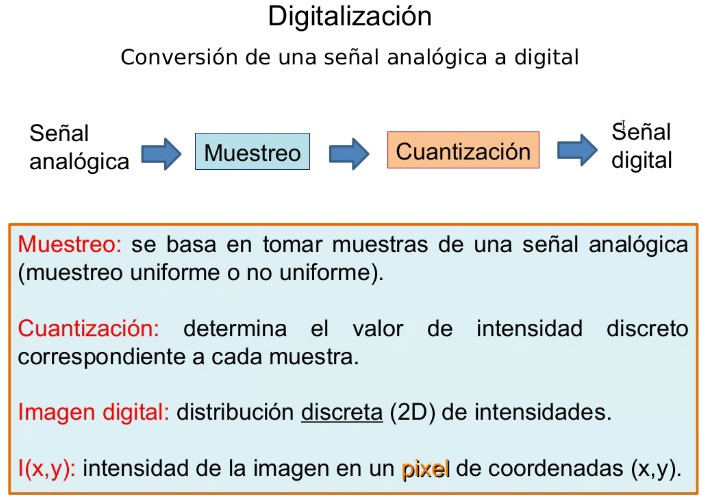
#> input picture Unidad 1/img/1.jpg, 708 x 500 px
$ python ej4.py
#> lines starting #> are read from the running program, lines starting #| are printed output that depends on the picture
# 4) Modifique el tamaño del kernel, aplique cada filtro a una imagen y vea que sucede al
# modificar la dimensión del filtro. Pruebe con kernels impares.

# Abra una imagen y aplíquele diferentes tipos de filtros pasa bajos. Visualice el resultado
# y observe qué ocurre cuando se modifican los coeficientes (kernel 3x3)

import cv2
import math
import matplotlib.pyplot as plt
import numpy as np
import tkinter as tk
from tkinter import filedialog


def file_read():
    '''
    Abro una ventana Tkinter y obtengo path de la imagen
    '''
    file_path = filedialog.askopenfilename()
#> the answer given: ../../Unidad 1/img/1.jpg
    return file_path


def high_pass_filtering(image, radius, n):
    """
    High pass filter function
    :param image: input image
    :param radius: radius
    :param n: ButterWorth filter order
    :return: filtering result
    """
    # Fourier transform the image, fft is a three-dimensional array, fft[:, :, 0] is the real part, fft[:, :, 1] is the imaginary part
    fft = cv2.dft(np.float32(image), flags=cv2.DFT_COMPLEX_OUTPUT)
    # Centralize fft, the generated dshift is still a three-dimensional array
    dshift = np.fft.fftshift(fft)

    # Get the center pixel
    rows, cols = image.shape[:2]
    mid_row, mid_col = int(rows / 2), int(cols / 2)

    # Build ButterWorth high-pass filter mask
    mask = np.zeros((rows, cols, 2), np.float32)
    for i in range(0, rows):
        for j in range(0, cols):
            # Calculate the distance from (i, j) to the center
            d = math.sqrt(pow(i - mid_row, 2) + pow(j - mid_col, 2))
            try:
                mask[i, j, 0] = mask[i, j, 1] = 1 / (1 + pow(radius / d, 2*n))
            except ZeroDivisionError:
                mask[i, j, 0] = mask[i, j, 1] = 0
    # Multiply the Fourier transform result by a mask
    fft_filtering = dshift * mask
    # Inverse Fourier transform
    ishift = np.fft.ifftshift(fft_filtering)
    image_filtering = cv2.idft(ishift)
    image_filtering = cv2.magnitude(image_filtering[:, :, 0], image_filtering[:, :, 1])
    # Normalize the inverse transform results (generally normalize the last step of image processing, except in special cases)
    cv2.normalize(image_filtering, image_filtering, 0, 1, cv2.NORM_MINMAX)
    return image_filtering


def low_pass_filtering(image, radius):
    '''
    Low pass filter function
    :param image: input image
    :param radius: radius
    :return: filtering result
    '''
    # Fourier transform the image, fft is a three-dimensional array, fft[:, :, 0] is the real part, fft[:, :, 1] is the imaginary part
    fft = cv2.dft(np.float32(image), flags=cv2.DFT_COMPLEX_OUTPUT)
    # Centralize fft, the generated dshift is still a three-dimensional array
    dshift = np.fft.fftshift(fft)

    # Get the center pixel
    rows, cols = image.shape[:2]
    mid_row, mid_col = int(rows / 2), int(cols / 2)

    # Build mask, 256 bits, two channels
    mask = np.zeros((rows, cols, 2), np.float32)
    mask[mid_row - radius:mid_row + radius, mid_col - radius:mid_col + radius] = 1

    # Multiply the Fourier transform result by a mask
    fft_filtering = dshift * mask
    # Inverse Fourier transform
    ishift = np.fft.ifftshift(fft_filtering)
    image_filtering = cv2.idft(ishift)
    image_filtering = cv2.magnitude(image_filtering[:, :, 0], image_filtering[:, :, 1])
    # Normalize the inverse transform results (generally normalize the last step of image processing, except in special cases)
    cv2.normalize(image_filtering, image_filtering, 0, 1, cv2.NORM_MINMAX)
    return image_filtering

def ploteo(original, result1, result2):
    fig, axes = plt.subplots(ncols=3, nrows=1, figsize=(10, 2.5))
    ax = axes.ravel()
    ax[0] = plt.subplot(131) # Imagen original
    ax[1] = plt.subplot(132) # Imagen LF
    ax[2] = plt.subplot(133) # Imagen HF

    ax[0].imshow(original, 'gray')
    ax[0].set_title('Original')

    ax[1].imshow(result1, 'gray')
    ax[1].set_title('Filtro pasa bajos')

    ax[2].imshow(result2, 'gray')
    ax[2].set_title('Filtro pasa altos')

# Inicio Tkinter
root = tk.Tk()
root.withdraw()

try:
    image = cv2.imread(file_read(), 0)
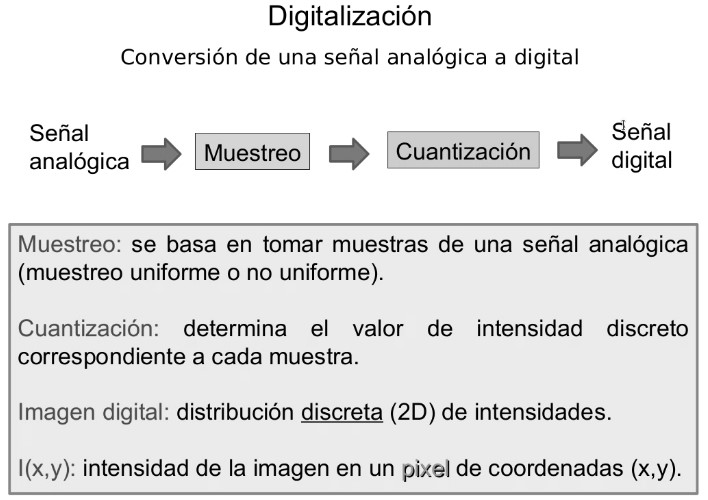
#> image: shape (500, 708); min 0, max 255, mean 226.7
    img_lf_filter = low_pass_filtering(image=image, radius=30)
#> in low_pass_filtering, `image_filtering = cv2.magnitude(image_filtering[:, :, 0], image_filter..`:
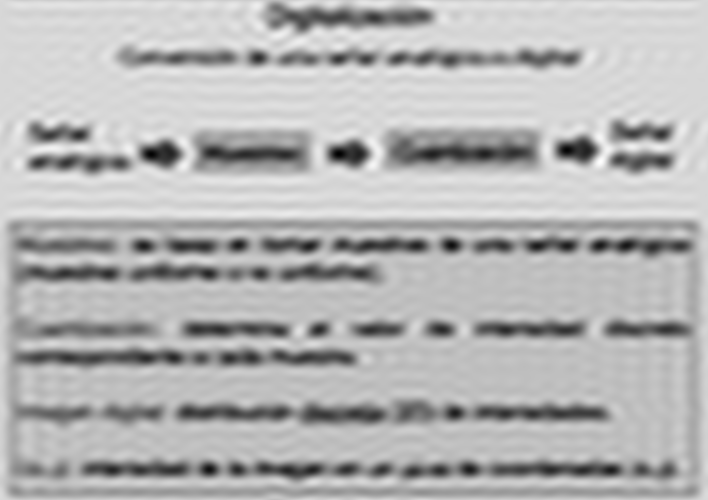
#> image_filtering: shape (500, 708) float32; min 27330468, max 101838584, mean 80262784; drawn with min black and max white
    img_hf_filter = high_pass_filtering(image=image, radius=30, n=5)
#> in high_pass_filtering, `image_filtering = cv2.magnitude(image_filtering[:, :, 0], image_filter..`:
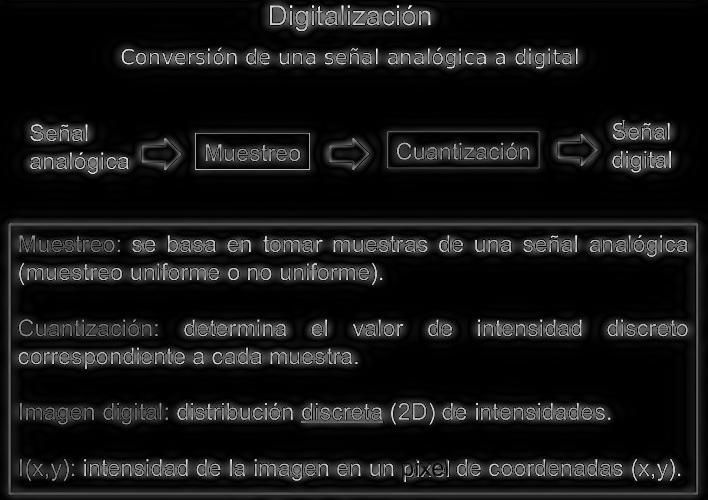
#> image_filtering: shape (500, 708) float32; min 0.936, max 82543960, mean 7040292.5; drawn with min black and max white
    ploteo(original=image, result1=img_lf_filter, result2=img_hf_filter)
    plt.show()
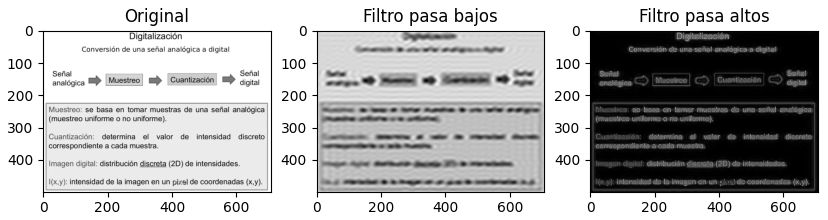
#> figure drawn by matplotlib, 3 panels

except:
    print('Fin del codigo')

root.destroy()

$ run again, on Unidad 1/img/3.jpg
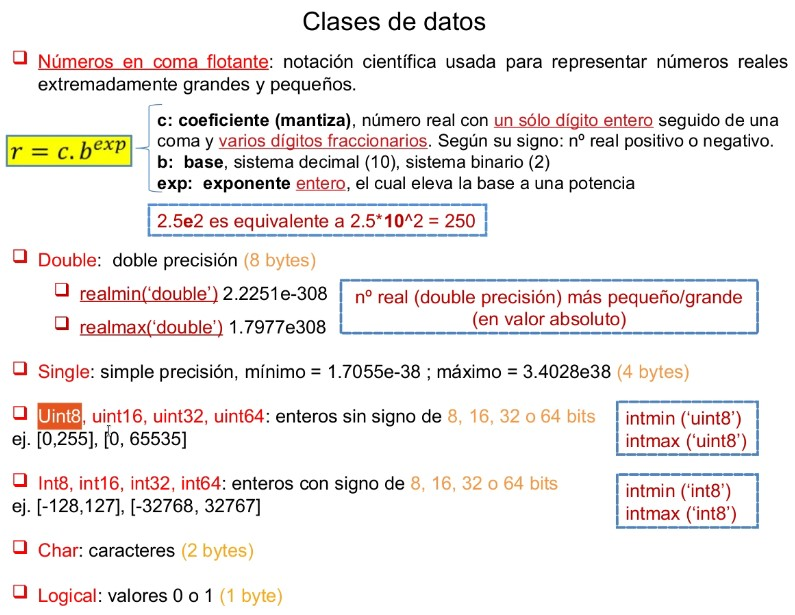
#> input picture Unidad 1/img/3.jpg, 795 x 615 px
#> in high_pass_filtering, `image_filtering = cv2.magnitude(image_filtering[:, :, 0], image_filter..`:
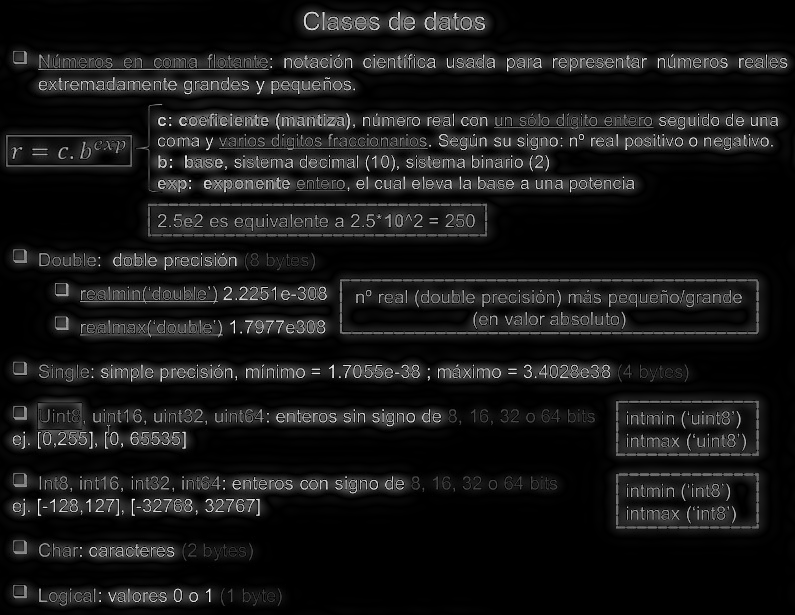
#> image_filtering: shape (615, 795) float32; min 0.544, max 117976792, mean 10406134; drawn with min black and max white
#> `plt.show()`:
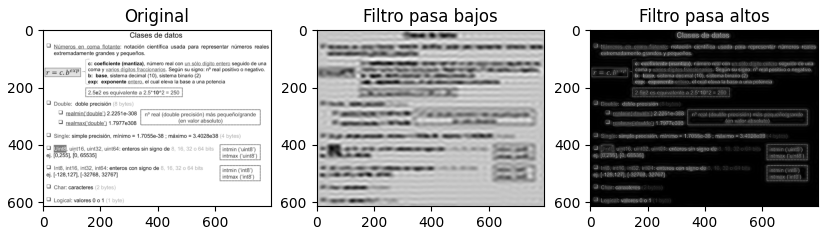
#> figure drawn by matplotlib, 3 panels

$ run again, on Unidad 1/img/5.jpg
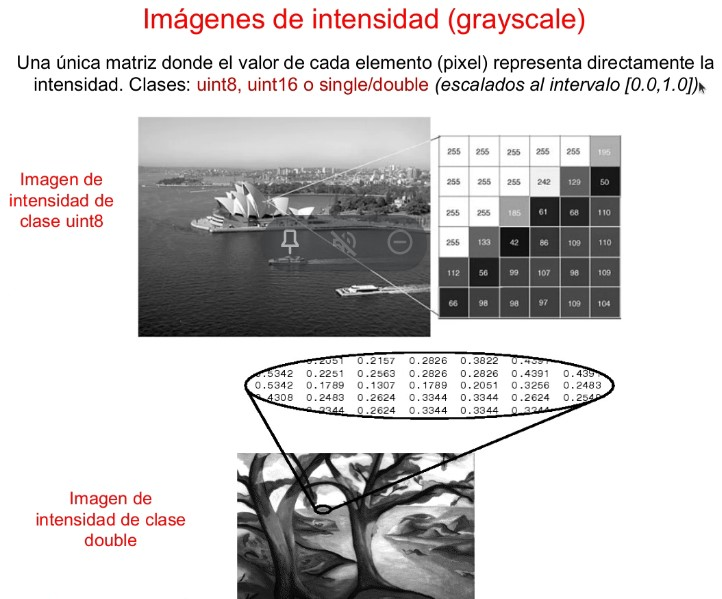
#> input picture Unidad 1/img/5.jpg, 722 x 599 px
#> in high_pass_filtering, `image_filtering = cv2.magnitude(image_filtering[:, :, 0], image_filter..`:
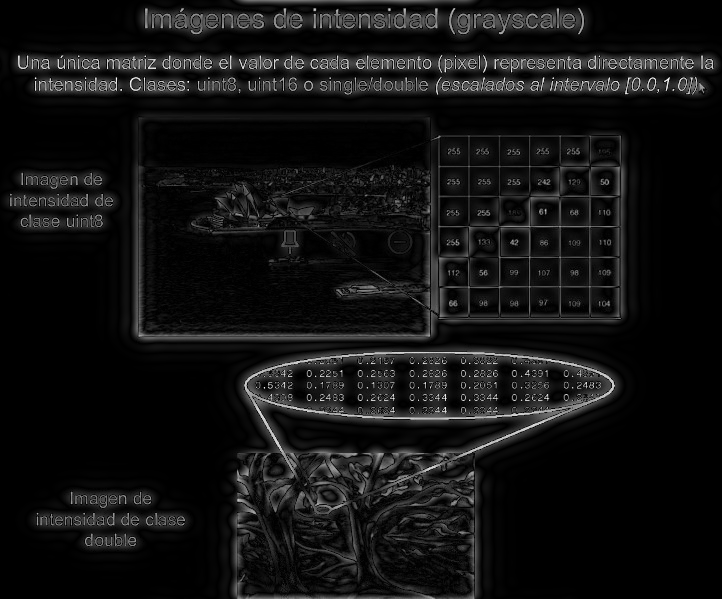
#> image_filtering: shape (599, 722) float32; min 0.28, max 101916880, mean 7369714.5; drawn with min black and max white
#> `plt.show()`:
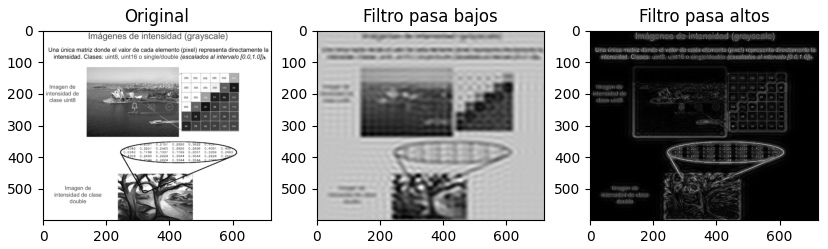
#> figure drawn by matplotlib, 3 panels
